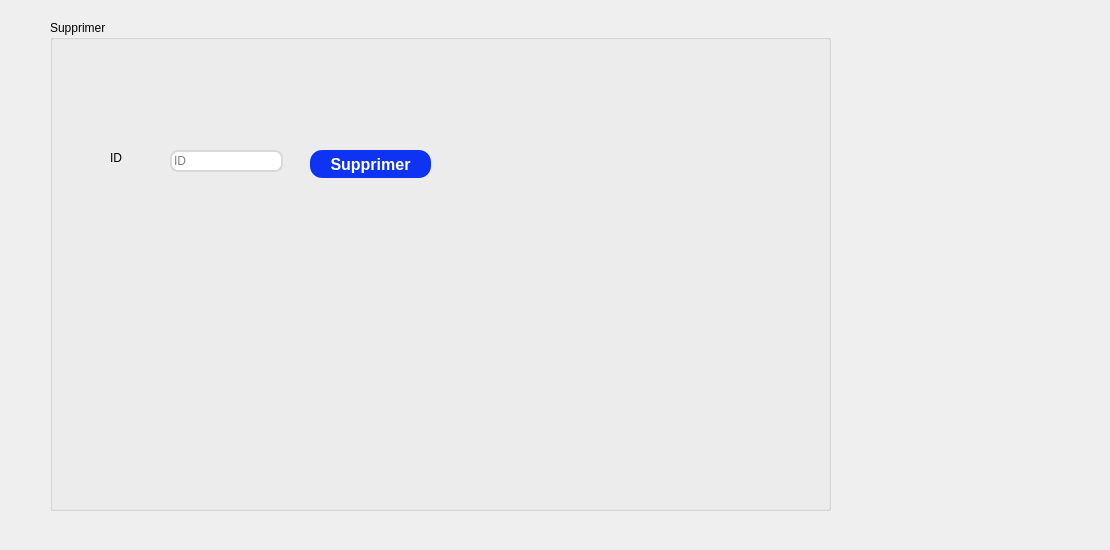
        <widget class="QWidget" name="tab_2">
         <attribute name="title">
          <string>Supprimer</string>
         </attribute>
         <widget class="QGroupBox" name="groupBox_3">
          <property name="geometry">
           <rect>
            <x>50</x>
            <y>20</y>
            <width>781</width>
            <height>491</height>
           </rect>
          </property>
          <property name="title">
           <string>Supprimer</string>
          </property>
          <widget class="QLabel" name="label_11">
           <property name="geometry">
            <rect>
             <x>60</x>
             <y>130</y>
             <width>56</width>
             <height>16</height>
            </rect>
           </property>
           <property name="styleSheet">
            <string notr="true">font: 87 9pt &quot;Arial Black&quot;;</string>
           </property>
           <property name="text">
            <string>ID</string>
           </property>
          </widget>
          <widget class="QLineEdit" name="le_idsupp">
           <property name="geometry">
            <rect>
             <x>120</x>
             <y>130</y>
             <width>113</width>
             <height>22</height>
            </rect>
           </property>
           <property name="styleSheet">
            <string notr="true">box-sizing: border-box;

position: absolute;
width: 428px;
height: 50px;
left: 1122px;
top: 327px;

border: 2px solid #D9D9D9;
border-radius: 8px;</string>
           </property>
           <property name="placeholderText">
            <string>ID</string>
           </property>
          </widget>
          <widget class="QPushButton" name="pushButton_3">
           <property name="geometry">
            <rect>
             <x>260</x>
             <y>130</y>
             <width>121</width>
             <height>28</height>
            </rect>
           </property>
           <property name="minimumSize">
            <size>
             <width>93</width>
             <height>28</height>
            </size>
           </property>
           <property name="styleSheet">
            <string notr="true">QPushButton{
	padding: 0px 16px;


width: 86px;
height: 48px;
left: 1996px;
top: 64px;

/* Blue/50 */
background: #0E33F2;
border-radius: 12px;


/* Button */

width: 54px;
height: 24px;

font-family: 'Inter';
font-style: normal;
font-weight: 800;
font-size: 16px;
line-height: 24px;
/* identical to box height, or 150% */

/* Base/100 */
color: #FFFFFF;
}

QPushButton:hover{
	padding: 0px 16px;


width: 86px;
height: 48px;
left: 1996px;
top: 64px;

/* Blue/50 */
background: #0B28C2;
border-radius: 12px;


/* Button */

width: 54px;
height: 24px;

font-family: 'Inter';
font-style: normal;
font-weight: 800;
font-size: 16px;
line-height: 24px;
/* identical to box height, or 150% */

/* Base/100 */
color: #FFFFFF;
}


QPushButton:pressed{
	padding: 0px 16px;


width: 86px;
height: 48px;
left: 1996px;
top: 64px;

/* Blue/50 */
background: #081E91;
border-radius: 12px;


/* Button */

width: 54px;
height: 24px;

font-family: 'Inter';
font-style: normal;
font-weight: 800;
font-size: 16px;
line-height: 24px;
/* identical to box height, or 150% */

/* Base/100 */
color: #FFFFFF;
}</string>
           </property>
           <property name="text">
            <string>Supprimer</string>
           </property>
          </widget>
          <widget class="QLabel" name="label_48">
           <property name="geometry">
            <rect>
             <x>510</x>
             <y>10</y>
             <width>191</width>
             <height>151</height>
            </rect>
           </property>
           <property name="text">
            <string/>
           </property>
           <property name="pixmap">
            <pixmap>../../Untitled.png</pixmap>
           </property>
           <property name="scaledContents">
            <bool>true</bool>
           </property>
          </widget>
         </widget>
         <widget class="QLabel" name="label_35">
          <property name="geometry">
           <rect>
            <x>-10</x>
            <y>-10</y>
            <width>1101</width>
            <height>541</height>
           </rect>
          </property>
          <property name="text">
           <string/>
          </property>
          <property name="pixmap">
           <pixmap>../../palette.jpg</pixmap>
          </property>
          <property name="scaledContents">
           <bool>true</bool>
          </property>
         </widget>
         <zorder>label_35</zorder>
         <zorder>groupBox_3</zorder>
        </widget>
